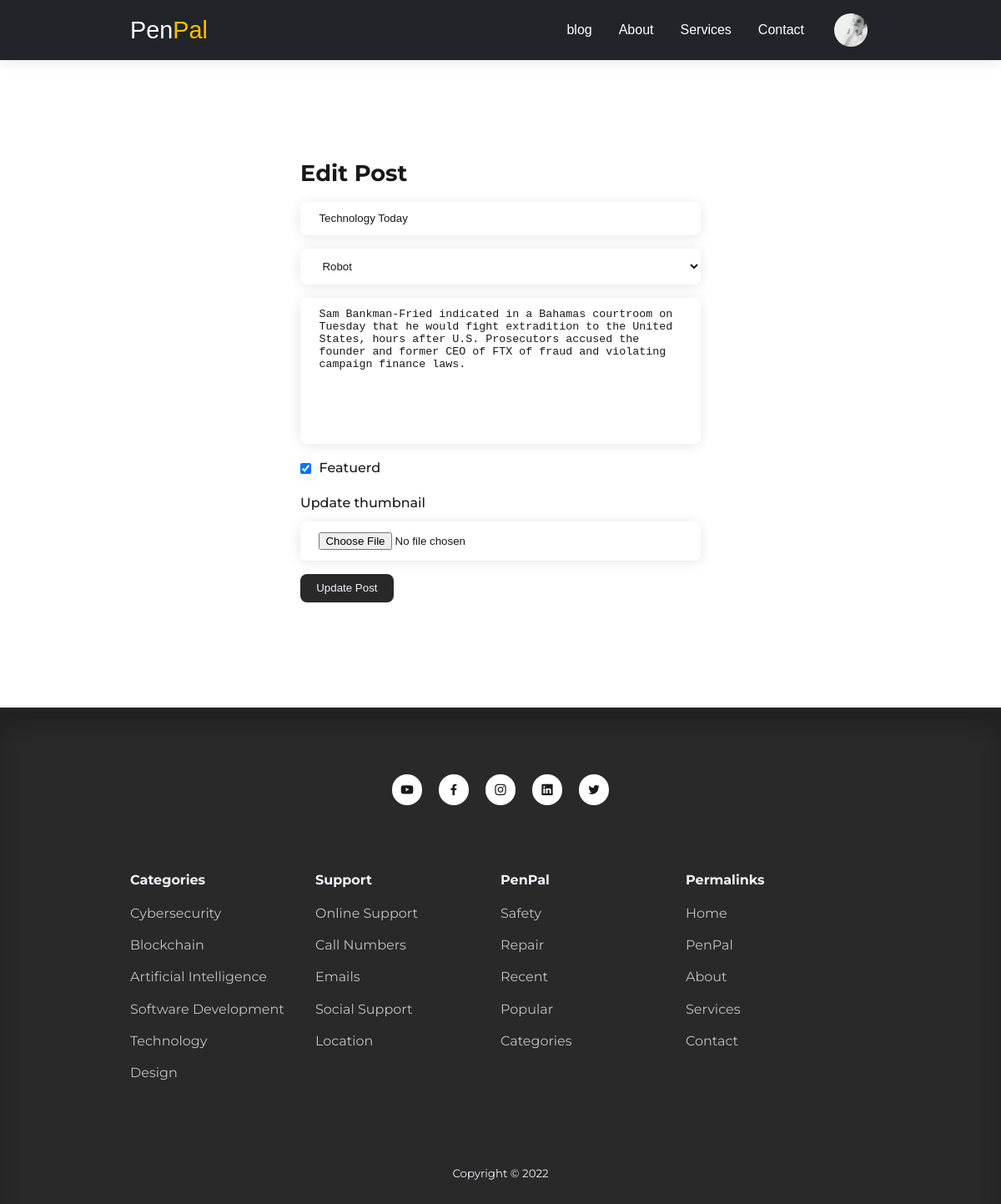
Screenshot of /admin/edit-post.php?id=69 (signed in) with the database file from the repository.
### tables this page shows
CREATE TABLE `users` (
  `id` int(11) UNSIGNED NOT NULL,
  `firstname` varchar(50) NOT NULL,
  `lastname` varchar(50) NOT NULL,
  `username` varchar(50) NOT NULL,
  `email` varchar(100) NOT NULL,
  `password` varchar(255) NOT NULL,
  `avatar` varchar(255) NOT NULL,
  `is_admin` tinyint(1) NOT NULL
);

CREATE TABLE `posts` (
  `id` int(11) UNSIGNED NOT NULL,
  `title` varchar(255) NOT NULL,
  `body` text NOT NULL,
  `thumbnail` varchar(255) NOT NULL,
  `date_time` timestamp NOT NULL DEFAULT current_timestamp(),
  `category_id` int(11) UNSIGNED DEFAULT NULL,
  `author_id` int(11) UNSIGNED NOT NULL,
  `is_featured` tinyint(1) NOT NULL
);

### admin/edit-post.php (the view, shortened to what this page needs)
<?php
include 'partials/header.php';
$category_query = "SELECT * FROM categories";
$categories = mysqli_query($connection, $category_query );
if(isset($_GET['id'])){
  $id = filter_var($_GET['id'],FILTER_SANITIZE_NUMBER_INT);
  $query = "SELECT * FROM posts WHERE id=$id";
  $result = mysqli_query($connection,$query);
  $post = mysqli_fetch_assoc($result);
}else{
  header('location:'.ROOT_URL. 'admin/');
  die();
}
?>
<section class="form__section">
  <div class="container form__section-container">
    <h2>Edit Post</h2>
    <form action="<?= ROOT_URL?>admin/edit-post-logic.php" enctype="multipart/form-data" method="POST">
    <input type="text" name="title" value="<?= $post ['title']?>" placeholder="Title" />
      <select name="category">
      <?php while ($category = mysqli_fetch_assoc($categories)) : ?>
          <option value="<?= $category['id'] ?>"><?= $category['title'] ?></option>
        <?php endwhile ?>
      </select>
      <textarea rows="10" name="body" placeholder="Body"><?= $post ['body']?></textarea>
      <div class="form__control inline">
        <input type="checkbox"  name = "is_featured" id="is_featured" value="1" checked />
        <label for="is_featured" >Featuerd</label>
      </div>
      <div class="form__control">
        <label for="thumbnail">Update thumbnail</label>
        <input type="file" name="thumbnail" id="thumbnail" />
      </div>
      <button type="submit"  name = "submit"class="btn">Update Post</button>
    </form>
  </div>
</section>
<?php
include '../partials/footer.php';
?>

### admin/partials/header.php (shortened to what this page needs)
<?php
require 'config/database.php';
if (isset($_SESSION['user-id'])) {
  $id = filter_var($_SESSION['user-id'], FILTER_SANITIZE_NUMBER_INT);
  $query = "SELECT avatar FROM users WHERE id=$id";
  $result = mysqli_query($connection, $query);
  $avatar = mysqli_fetch_assoc($result);
}
?>
<!DOCTYPE html>
<html lang="en">
<head>
  <link rel="stylesheet" href="<?= ROOT_URL ?>css/style.css" />
  <link rel="stylesheet" href="https://unicons.iconscout.com/release/v4.0.0/css/line.css" />
</head>
<body>
  <nav>
    <div class="container nav__container">
      <a href="<?= ROOT_URL ?>" class="nav__logo">EGPenPal</a>
      <ul class="nav__items">
        <li><a href="<?= ROOT_URL ?>PenPal.php">blog</a></li>
        <li><a href="<?= ROOT_URL ?>about.php">About</a></li>
        <li><a href="<?= ROOT_URL ?>services.php">Services</a></li>
        <li><a href="<?= ROOT_URL ?>contact.php">Contact</a></li>
        <?php if (isset($_SESSION['user-id'])) : ?>
          <li class="nav__profile">
            <div class="avatar">
              <img src="<?= ROOT_URL . 'images/' . $avatar['avatar'] ?>">
            </div>
          </li>
      </ul>
    <?php else : ?>
      <li><a href="<?= ROOT_URL ?>signin.php">Signin</a></li>
    <?php endif ?>
    </div>
  </nav>

### css/style.css (style rules this page uses)
:root { --color-primary: #712cf9; --color-primary-light: hsl(242, 91%, 69%, 18%); --color-primary-variant: #5854c7; --color-red: #da0f3f; --color-red-light: hsl(346, 87%, 46%, 15%); --color-green: #00c476; --color-green-light: hsl(156, 100%, 38%, 15%); --color-gray-900: #1e1e66; --color-gray-700: #2d2b7c; --color-gray-300: rgba(242, 242, 254, 0.3); --color-gray-200: rgba(242, 242, 254, 0.7); --color-white: #f2f2fe; --color-black: #191919; --color-black-700: #292929; --color-bg: rgba(255, 255, 255, 1); --transition: all 300ms ease; --container-width-lg: 74%; --container-width-md: 88%; --form-width: 40%; --card-border-radius-1: 0.3rem; --card-border-radius-2: 0.5rem; --card-border-radius-3: 0.8rem; --card-border-radius-4: 2rem; --card-border-radius-5: 5rem; }
* { margin: 0; padding: 0; outline: 0; border: 0; appearance: 0; list-style: none; text-decoration: none; box-sizing: border-box; }
body { font-family: "Montserrat", sans-serif; line-height: 1.6; color: var(--color-black); overflow-x: hidden; background: var(--color-bg); font-size: 1rem; }
.container { width: var(--container-width-lg); max-width: 1800px; margin-inline: auto; }
section { margin-top: 3rem; width: 100vm; }
h1, h2, h3, h4, h5 { color: var(--color-black); line-height: 1.3; }
h2 { font-size: 1.7rem; margin: 1rem 0; }
a { color: var(--color-black); transition: var(--transition); }
img { display: block; width: 100%; object-fit: cover; transition: 0.3s; }
nav { background: #212529; width: 100%; height: 4.5rem; position: fixed; top: 0; left: 0; z-index: 10; box-shadow: 0 0.1rem 1rem rgba(0, 0, 0, 0.1); }
.nav__container { height: 100%; display: flex; align-items: center; justify-content: space-between; }
.avatar { width: 3rem; height: 3rem; border-radius: 50%; overflow: hidden; border: 0.3rem solid transparent; }
.nav__logo { font-size: 0px; font-weight: 500; font-family: sans-serif; color: #ffffff; text-align: center; animation: fadeIn 1s ease-in-out; display: flex; align-items: center; }
.nav__logo:before { content: "Pen"; font-size: 1.8rem; font-weight: 500; flex-grow: 1; color: white; }
.nav__logo:after { content: "Pal"; font-size: 1.8rem; font-weight: 500; flex-grow: 1; color: #ffbf00; }
.nav__items { display: flex; align-items: center; gap: 2rem; }
.nav__items a { color: #ffffff; font-family: Arial, Helvetica, sans-serif; padding: 0 0 16px; font-weight: 400; }
.nav__profile { position: relative; cursor: pointer; }
.btn { display: inline-block; width: fit-content; padding: 0.6rem 1.2rem; background-color: var(--color-black-700); border-radius: var(--card-border-radius-2); cursor: pointer; transition: var(--transition); color: var(--color-white); box-sizing: border-box; }
.form__section { display: grid; place-items: center; height: 100vh; }
.form__section-container { width: var(--form-width); }
form { display: flex; flex-direction: column; gap: 1rem; }
.form__control { display: flex; flex-direction: column; gap: 0.6rem; }
.form__control.inline { flex-direction: row; align-items: center; }
input, textarea, select { padding: 0.8rem 1.4rem; background: var(--color-bg); border-radius: var(--card-border-radius-2); resize: none; color: var(--color-black); box-shadow: 0 0.1rem 1rem rgba(0, 0, 0, 0.1); font-weight: 500; }
label { color: var(--color-black); font-weight: 500; }

### rows the page displays
users: avatar (picture)
posts: title "Technology Today", body "Sam Bankman-Fried indicated in a Bahamas courtroom on Tuesday that he would fight extradition to the United States, hours after U.S. Prosecutors accused the founder and former CEO of FTX of fraud and violating campaign finance laws."

### other values shown
form field category "Robot"
